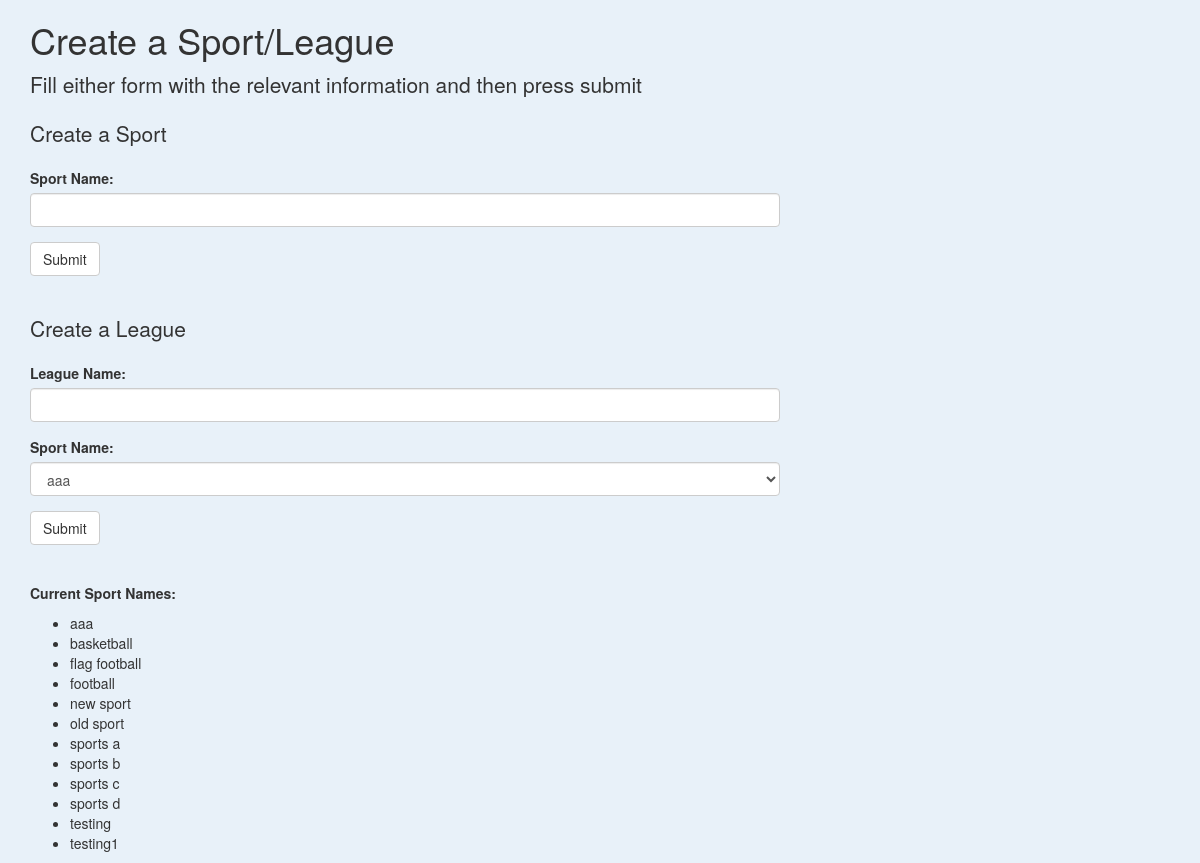
Before: /sport with the older database file.
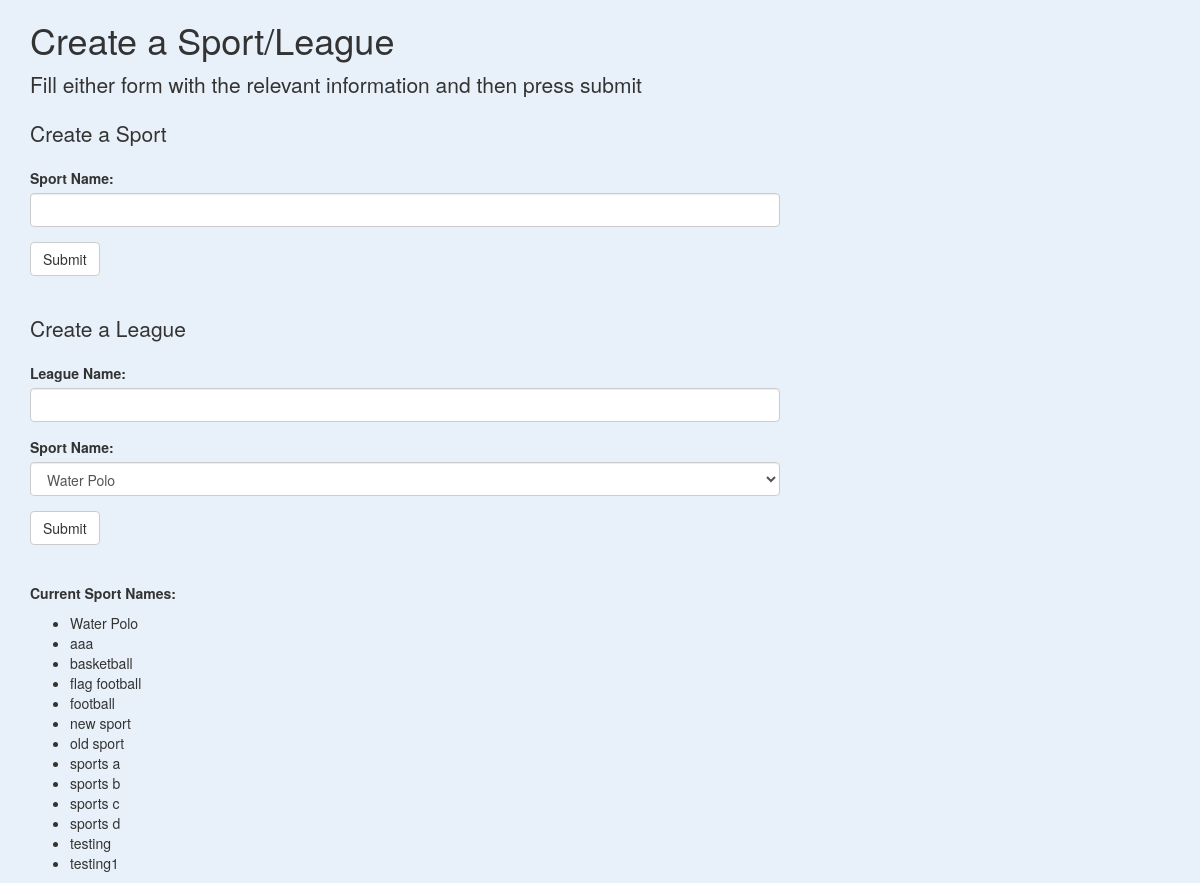
After: the same page with the newer database file.
### tables this page shows
CREATE TABLE Sport (
    s_name          varchar(25),
    s_numteams      unsigned int,
    s_numleagues    unsigned int
);

### main.py (the view, shortened to what this page needs)
@app.route('/sport', methods=['GET', 'POST'])
def sport():
    class SportForm(FlaskForm):
        name = StringField('Sport Name:', validators=[DataRequired()])
        submit = SubmitField('Submit')
    class LeagueForm(FlaskForm):
        query = '''select s_name from sport order by s_name'''
        conn = sqlite3.connect(database)
        result = conn.execute(query)
        sportsNames = []
        for row in result:
            sportsNames.append(row[0])
        leagueName = StringField('League Name:', validators=[DataRequired()])
        sport = SelectField('Sport Name:', choices=sportsNames, validators=[DataRequired()])
        submitLeague = SubmitField('Submit')
    conn = sqlite3.connect(database)
    cursor = conn.cursor()
    sportSubmit = SportForm()
    leagueSubmit = LeagueForm()
    message = ""
    sportNames = []
    sportQuery = '''SELECT s_name from sport order by s_name'''
    result = conn.execute(sportQuery)
    for row in result:
        sportNames.append(row[0])
    sportNames = []
    sportQuery = '''SELECT s_name from sport order by s_name'''
    result = conn.execute(sportQuery)
    for row in result:
        sportNames.append(row[0])
    conn.close()
    print(sportNames)
    return render_template('sport.html', sportForm=sportSubmit,leagueForm=leagueSubmit, message=message, sportNames=sportNames)

### main.py
    class SportForm(FlaskForm):
        name = StringField('Sport Name:', validators=[DataRequired()])
        submit = SubmitField('Submit')

    class LeagueForm(FlaskForm):
        query = '''select s_name from sport order by s_name'''
        conn = sqlite3.connect(database)
        result = conn.execute(query)
        sportsNames = []
        for row in result:
            sportsNames.append(row[0])
        leagueName = StringField('League Name:', validators=[DataRequired()])
        sport = SelectField('Sport Name:', choices=sportsNames, validators=[DataRequired()])
        submitLeague = SubmitField('Submit')

### templates/sport.html (shortened to what this page needs)
{% extends 'bootstrap/base.html' %}
{% import "bootstrap/wtf.html" as wtf %}
{% block styles %}
{{ super() }}
{% endblock %}
{% block content %}
<div class="container">
  <div class="row">
    <div class="col-md-10 col-lg-8 mx-lg-auto mx-md-auto">
      <h1 class="pt-5 pb-2">Create a Sport/League</h1>
      <p class="lead">Fill either form with the relevant information and then press submit</p>
      <p class="lead">Create a Sport</p>
      {{ wtf.quick_form(sportForm) }}
      <p class="lead" style="margin-top:5%">Create a League</p>
      {{ wtf.quick_form(leagueForm) }}
      <p class="pt-5" style="margin-top:5%;"><strong>Current Sport Names: </strong></p>
      <ul>
        {% for name in sportNames %}
        <li>{{name}}</li>
        {% endfor %}
        </ul>
    </div>
  </div>
</div>
{% endblock %}

Changed rows visible on the page:
added Sport: s_name "Water Polo"
Other visible differences:
form field sport: "aaa" → "Water Polo"
